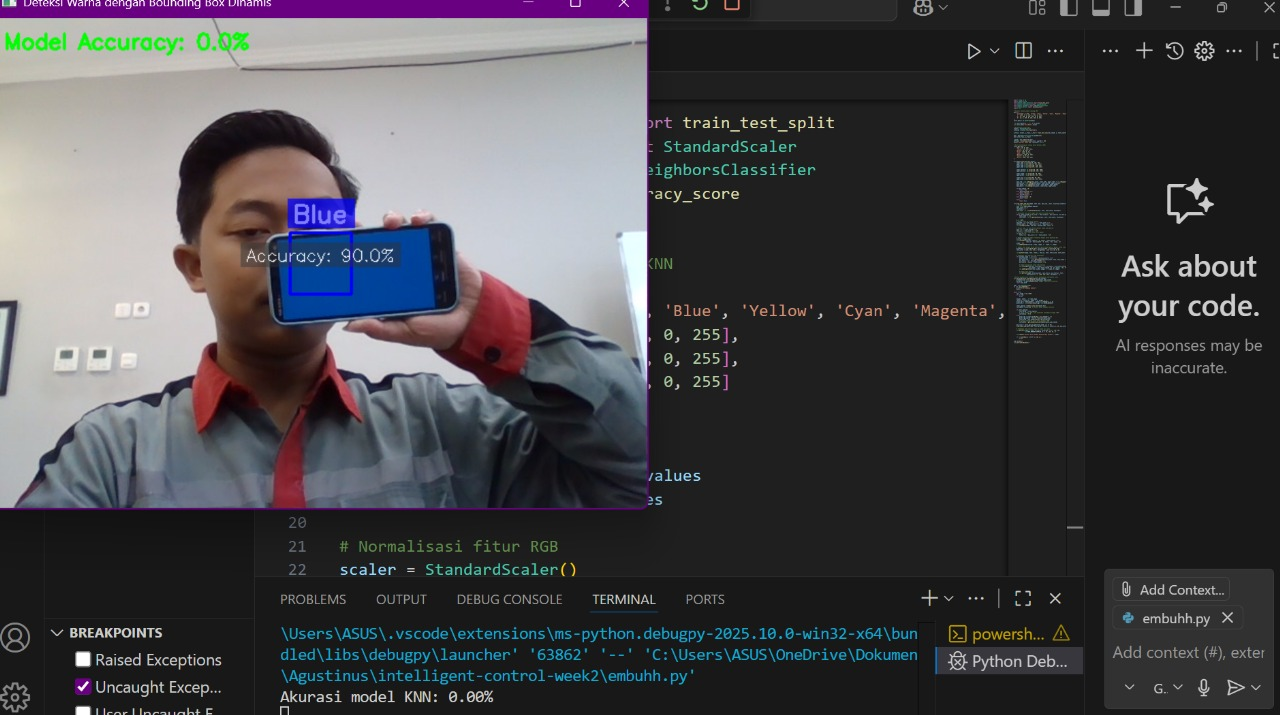
#> input picture WhatsApp Image 2025-09-10 at 13.05.07.jpeg, 1280 x 715 px, given in place of the camera
$ python 'codingan week 2.py'
#> lines starting #> are read from the running program, lines starting #| are printed output that depends on the picture; after the words box and inside, x2 and y2 are one past the last pixel; in counts of white or black regions, pixels touching at a corner belong together
import numpy as np
import pandas as pd
from sklearn.model_selection import train_test_split
from sklearn.preprocessing import StandardScaler
from sklearn.neighbors import KNeighborsClassifier
from sklearn.metrics import accuracy_score
import cv2

# Dataset contoh untuk training KNN
data = {
    'ColorName': ['Red', 'Green', 'Blue', 'Yellow', 'Cyan', 'Magenta', 'Black', 'White'],
    'R': [255, 0, 0, 255, 0, 255, 0, 255],
    'G': [0, 255, 0, 255, 255, 0, 0, 255],
    'B': [0, 0, 255, 0, 255, 255, 0, 255]
}
color_data = pd.DataFrame(data)

X = color_data[['R', 'G', 'B']].values
y = color_data['ColorName'].values

# Normalisasi fitur RGB
scaler = StandardScaler()
X_scaled = scaler.fit_transform(X)

X_train, X_test, y_train, y_test = train_test_split(X_scaled, y, test_size=0.2, random_state=42)

knn = KNeighborsClassifier(n_neighbors=3)
knn.fit(X_train, y_train)

y_pred = knn.predict(X_test)
accuracy = accuracy_score(y_test, y_pred) * 100
print(f'Akurasi model KNN: {accuracy:.2f}%')

# Warna bounding box sesuai warna deteksi (BGR)
color_bgr_map = {
    "Red": (0, 0, 255),
    "Yellow": (0, 255, 255),
    "Green": (0, 255, 0),
    "Blue": (255, 0, 0),
    "Cyan": (255, 255, 0),
    "Magenta": (255, 0, 255),
    "Black": (0, 0, 0),
    "White": (255, 255, 255)
}

def detect_color_hsv(hsv_pixel):
    lower_red1 = np.array([0, 120, 70])
    upper_red1 = np.array([10, 255, 255])
    lower_red2 = np.array([160, 120, 70])
    upper_red2 = np.array([179, 255, 255])

    lower_yellow = np.array([20, 100, 100])
    upper_yellow = np.array([30, 255, 255])

    lower_green = np.array([40, 50, 50])
    upper_green = np.array([80, 255, 255])

    lower_blue = np.array([90, 50, 50])
    upper_blue = np.array([130, 255, 255])

    mask_red = cv2.inRange(hsv_pixel, lower_red1, upper_red1) + cv2.inRange(hsv_pixel, lower_red2, upper_red2)
    mask_yellow = cv2.inRange(hsv_pixel, lower_yellow, upper_yellow)
    mask_green = cv2.inRange(hsv_pixel, lower_green, upper_green)
    mask_blue = cv2.inRange(hsv_pixel, lower_blue, upper_blue)

    if mask_red[0] > 0:
        return "Red"
    elif mask_yellow[0] > 0:
        return "Yellow"
    elif mask_green[0] > 0:
        return "Green"
    elif mask_blue[0] > 0:
        return "Blue"
    else:
        return None

def draw_label_and_box(image, text, pos, box_size, color, accuracy_score=None):
    # Hitung ukuran teks
    font = cv2.FONT_HERSHEY_SIMPLEX
    font_scale = 1.0
    thickness = 2
    text_size, _ = cv2.getTextSize(text, font, font_scale, thickness)

    # Sesuaikan font_scale agar teks muat di dalam box_size
    while (text_size[0] > box_size or text_size[1] > box_size//2) and font_scale > 0.1:
        font_scale -= 0.1
        text_size, _ = cv2.getTextSize(text, font, font_scale, thickness)

    x, y = pos
    # Gambar kotak di sekitar posisi
    top_left = (x - box_size // 2, y - box_size // 2)
    bottom_right = (x + box_size // 2, y + box_size // 2)
    cv2.rectangle(image, top_left, bottom_right, color, 2)

    # Posisi teks, di atas kotak sedikit (ubah jika perlu)
    text_x = x - text_size[0] // 2
    text_y = y - box_size // 2 - 10
    # Pastikan teks tidak keluar dari gambar
    if text_y < 0:
        text_y = y + box_size // 2 + text_size[1] + 10

    # Gambar background teks transparan dengan warna bounding box
    overlay = image.copy()
    cv2.rectangle(overlay, (text_x - 5, text_y - text_size[1] - 5),
                  (text_x + text_size[0] + 5, text_y + 5), color, -1)
    alpha = 0.5
    cv2.addWeighted(overlay, alpha, image, 1 - alpha, 0, image)

    # Gambar teks dengan warna kontras (putih jika bgcolor gelap, hitam jika terang)
    brightness = (color[0]*0.299 + color[1]*0.587 + color[2]*0.114)
    text_color = (255, 255, 255) if brightness < 128 else (0, 0, 0)

    cv2.putText(image, text, (text_x, text_y), font, font_scale, text_color, thickness)

    # Tambahkan teks akurasi jika disediakan
    if accuracy_score is not None:
        accuracy_text = f"Accuracy: {accuracy_score:.1f}%"
        acc_text_size, _ = cv2.getTextSize(accuracy_text, font, font_scale * 0.7, thickness - 1)
        acc_text_x = x - acc_text_size[0] // 2
        acc_text_y = text_y + text_size[1] + 20

        # Gambar background untuk teks akurasi
        cv2.rectangle(overlay, (acc_text_x - 5, acc_text_y - acc_text_size[1] - 5),
                      (acc_text_x + acc_text_size[0] + 5, acc_text_y + 5), (50, 50, 50), -1)
        cv2.addWeighted(overlay, alpha, image, 1 - alpha, 0, image)

        # Gambar teks akurasi
        cv2.putText(image, accuracy_text, (acc_text_x, acc_text_y), font,
                   font_scale * 0.7, (255, 255, 255), thickness - 1)

# Hitung probabilitas prediksi untuk mendapatkan confidence score
def get_prediction_confidence(pixel_rgb_scaled):
    probabilities = knn.predict_proba(pixel_rgb_scaled)
    max_prob = np.max(probabilities) * 100  # Konversi ke persen
    return max_prob

cap = cv2.VideoCapture(0)
if not cap.isOpened():
    print("Error membuka kamera")
    exit()

while True:
    ret, frame = cap.read()
#> frame is the input picture: shape (715, 1280, 3); mean B, G, R 72.8, 69.3, 69.9
    if not ret:
        break

    height, width, _ = frame.shape
    center_x, center_y = width // 2, height // 2
    pixel_bgr = frame[center_y, center_x].reshape(1, 1, 3)
#> pixel_bgr = [[211, 199, 181]]
    pixel_hsv = cv2.cvtColor(pixel_bgr, cv2.COLOR_BGR2HSV)
#> pixel_hsv = [[102, 36, 211]]

    color_special = detect_color_hsv(pixel_hsv)
#> in detect_color_hsv, `mask_red = cv2.inRange(hsv_pixel, lower_red1, upper_red1) + cv2.inRang..`: mask_red = [0]
    confidence = accuracy  # Akurasi model sebagai baseline

    if color_special:
        color_pred = color_special
        # Untuk deteksi HSV, kita asumsikan confidence tinggi (90%)
        confidence = 90.0
    else:
        pixel_rgb = pixel_bgr[0][0][::-1].reshape(1, -1)
#> pixel_rgb = [[181, 199, 211]]
        pixel_rgb_scaled = scaler.transform(pixel_rgb)
#> pixel_rgb_scaled = [[0.42, 0.561, 0.655]]
        color_pred = knn.predict(pixel_rgb_scaled)[0]
#> color_pred = 'Cyan'
        # Hitung confidence score untuk prediksi KNN
        confidence = get_prediction_confidence(pixel_rgb_scaled)
#> in get_prediction_confidence, `probabilities = knn.predict_proba(pixel_rgb_scaled)`: probabilities = [[0, 0, 0.333, 0, 0.333, 0.333]]
#> in get_prediction_confidence, `max_prob = np.max(probabilities) * 100`: max_prob = 33.33
#> confidence = 33.33

    box_color = color_bgr_map.get(color_pred, (0, 0, 0))
#> box_color = (255, 255, 0)
    draw_label_and_box(frame, color_pred, (center_x, center_y), 60, box_color, confidence)
#> in draw_label_and_box, `cv2.rectangle(overlay, (text_x - 5, text_y - text_size[1] - 5), (text_..`:
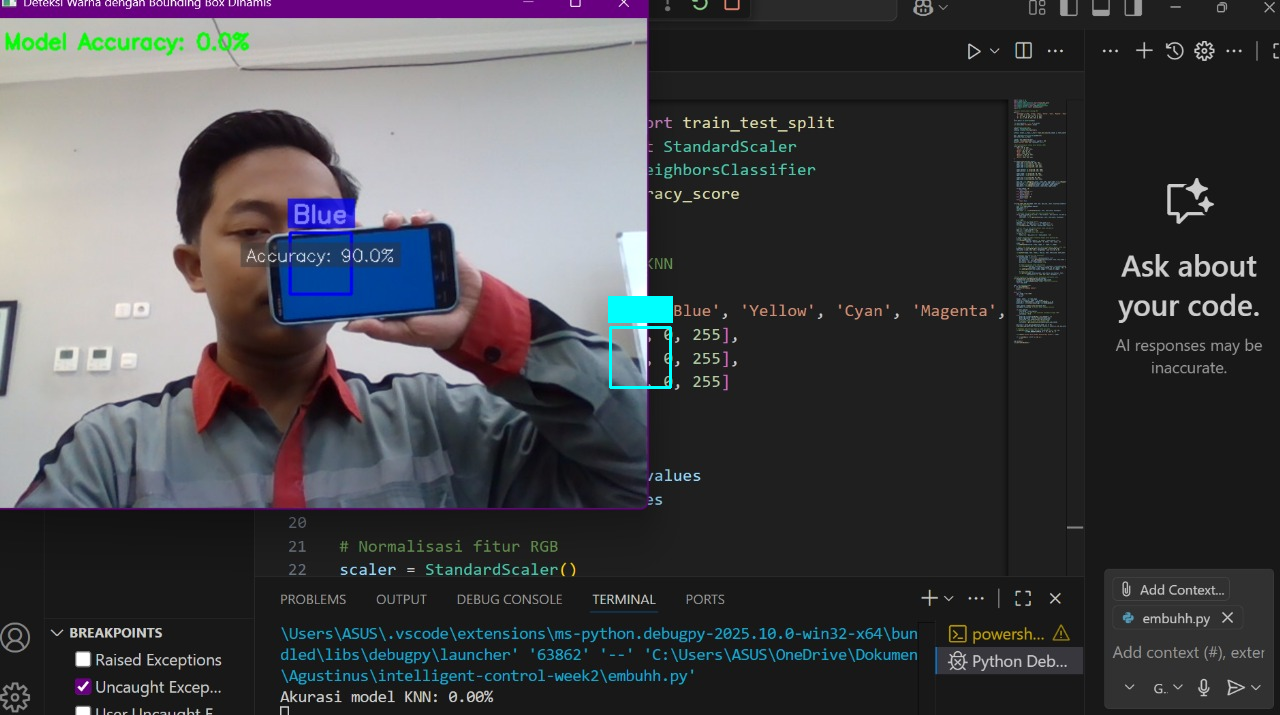
#> overlay: shape (715, 1280, 3); mean B, G, R 73.1, 69.6, 69.6
#> in draw_label_and_box, `brightness = (color[0]*0.299 + color[1]*0.587 + color[2]*0.114)`: brightness = 225.9
#> in draw_label_and_box, `text_color = (255, 255, 255) if brightness < 128 else (0, 0, 0)`: text_color = (0, 0, 0)
#> in draw_label_and_box, `accuracy_text = f"Accuracy: {accuracy_score:.1f}%"`: accuracy_text = 'Accuracy: 33.3%'
#> in draw_label_and_box, `acc_text_size, _ = cv2.getTextSize(accuracy_text, font, font_scale * 0..`: acc_text_size = (128, 11)
#> in draw_label_and_box, `acc_text_x = x - acc_text_size[0] // 2`: acc_text_x = 576
#> in draw_label_and_box, `cv2.rectangle(overlay, (acc_text_x - 5, acc_text_y - acc_text_size[1] ..`:
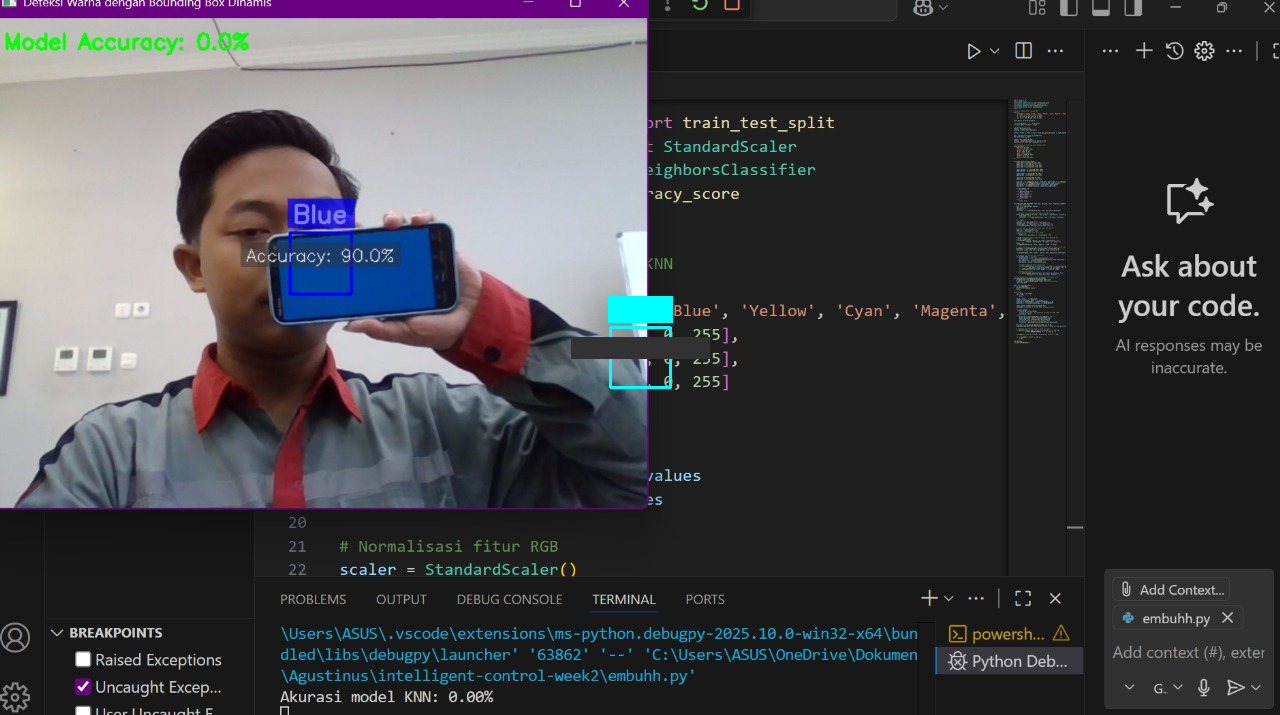
#> overlay: shape (715, 1280, 3); 0.33% of pixels changed, all inside (x1, y1, x2, y2) = (571, 337, 710, 359)
#> in draw_label_and_box, `cv2.addWeighted(overlay, alpha, image, 1 - alpha, 0, image)`:
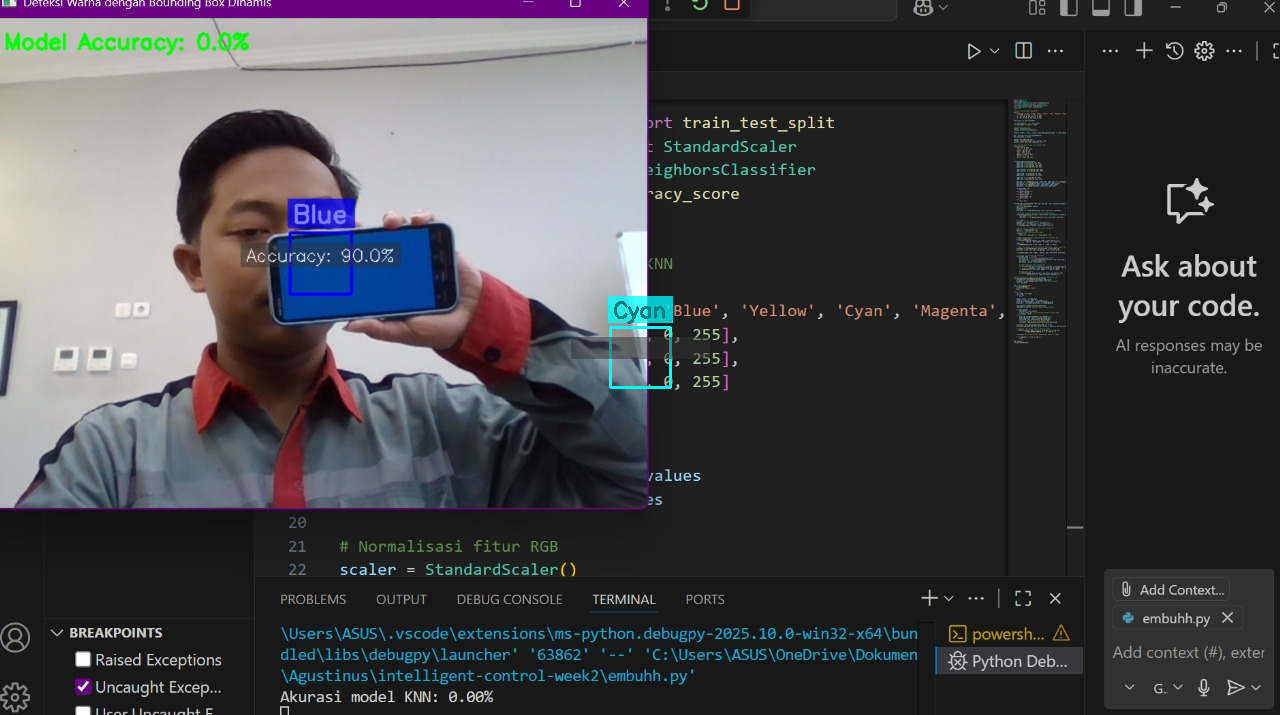
#> image: shape (715, 1280, 3); mean B, G, R 72.9, 69.4, 69.6

    # Tambahkan teks akurasi model di sudut kiri atas
    cv2.putText(frame, f"Model Accuracy: {accuracy:.1f}%", (10, 30),
                cv2.FONT_HERSHEY_SIMPLEX, 0.7, (0, 255, 0), 2)
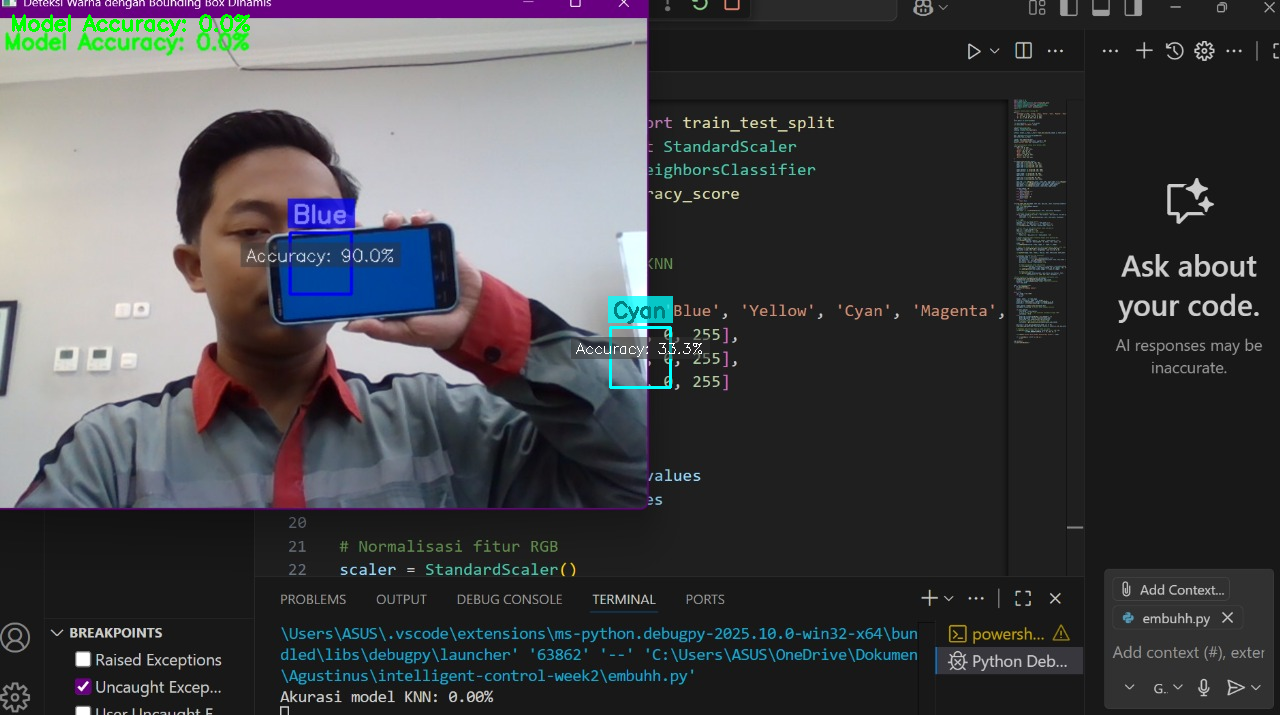
#> frame: shape (715, 1280, 3); mean B, G, R 72.7, 69.6, 69.3

    cv2.imshow('Deteksi Warna dengan Bounding Box Dinamis', frame)

    if cv2.waitKey(1) & 0xFF == ord('q'):
#> (key q is pressed here)
        break

cap.release()
cv2.destroyAllWindows()

$ run again, on 2fdda5ee-1727-49b6-85df-59240e53cee2.jpeg
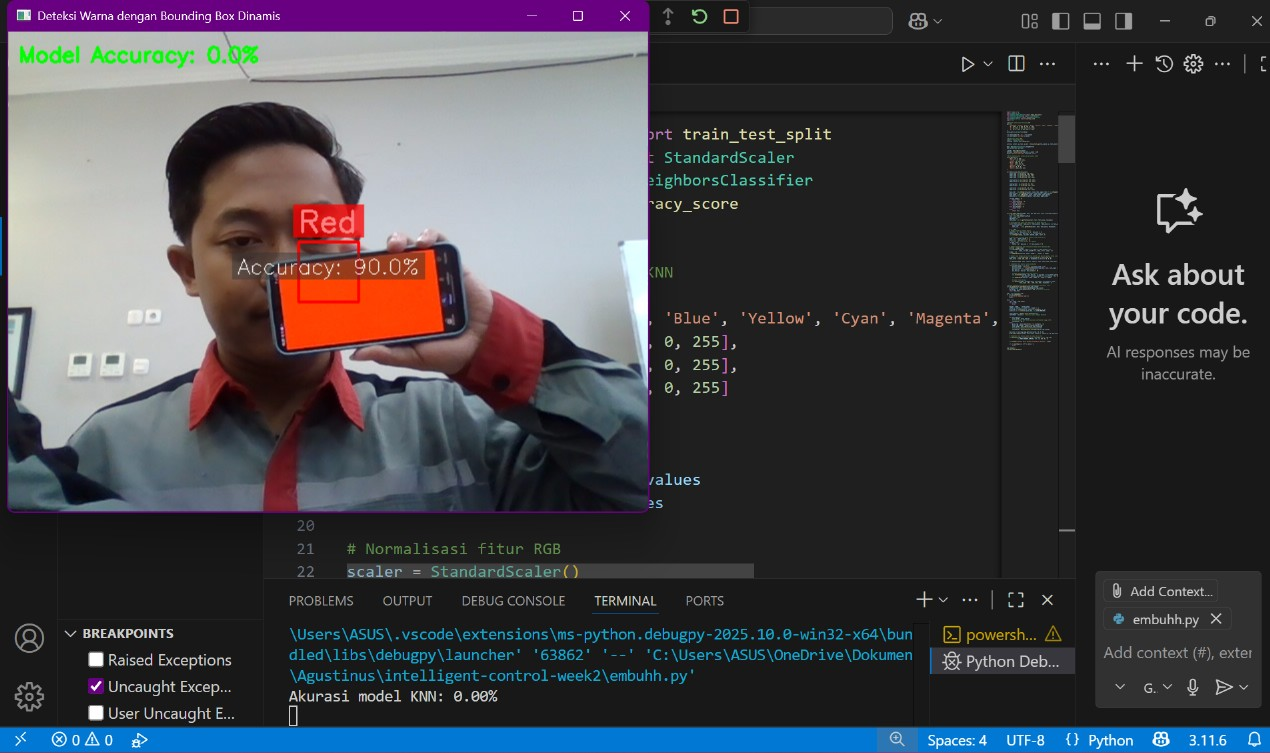
#> input picture 2fdda5ee-1727-49b6-85df-59240e53cee2.jpeg, 1270 x 753 px, given in place of the camera
#> frame is the input picture: shape (753, 1270, 3); mean B, G, R 72.5, 67.2, 67.7
#> pixel_bgr = [[97, 84, 62]]
#> pixel_hsv = [[101, 92, 97]]
#> mask_red = [0]
#> mask_blue = [255]
#> color_special = 'Blue'
#> box_color = (255, 0, 0)
#> in draw_label_and_box, `cv2.rectangle(overlay, (text_x - 5, text_y - text_size[1] - 5), (text_..`:
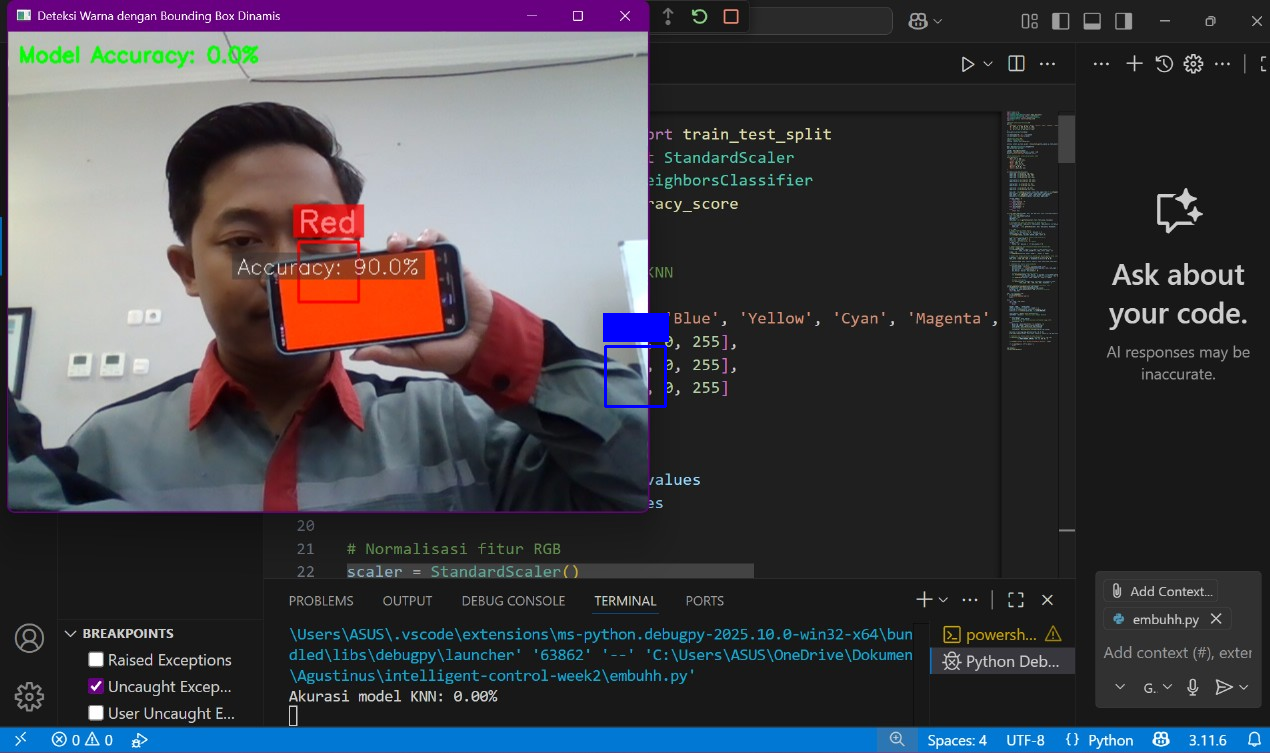
#> overlay: shape (753, 1270, 3); mean B, G, R 72.9, 66.9, 67.4
#> brightness = 76.24
#> text_color = (255, 255, 255)
#> `cv2.putText(frame, f"Model Accuracy: {accuracy:.1f}%", (10, 30), cv2.F..`:
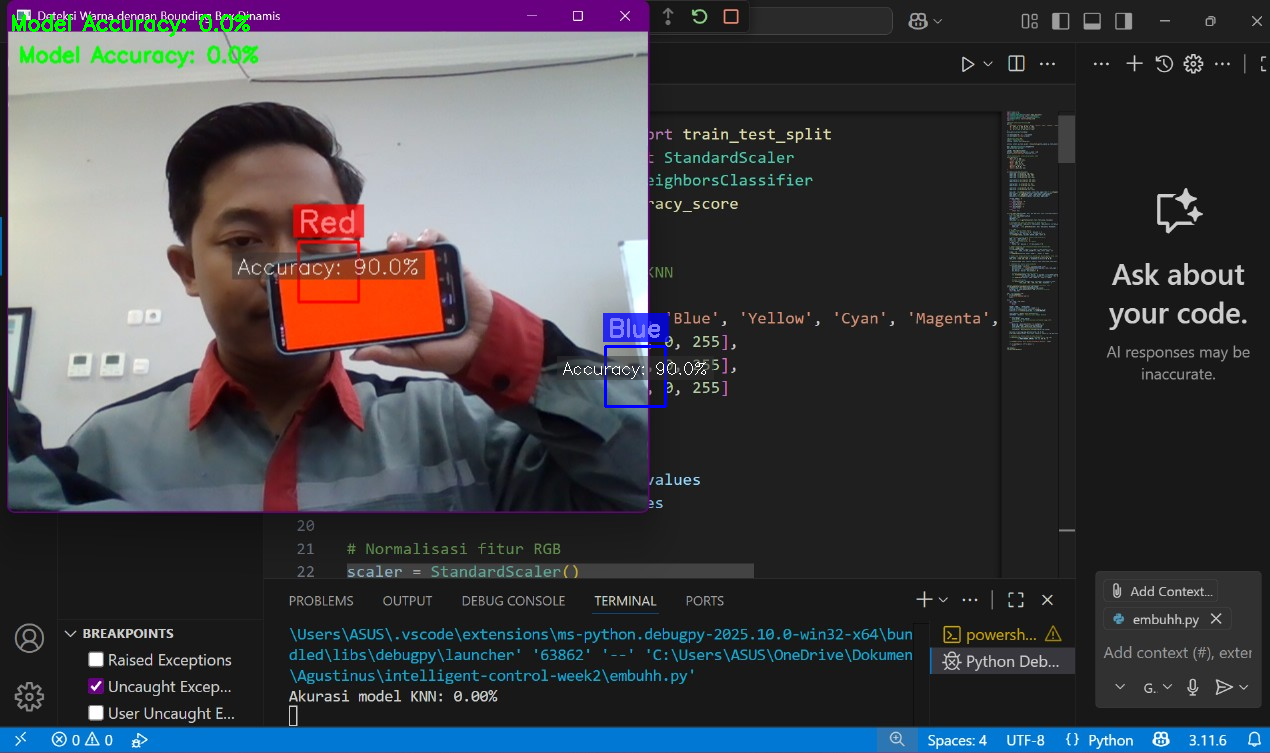
#> frame: shape (753, 1270, 3); mean B, G, R 72.6, 67.4, 67.4
